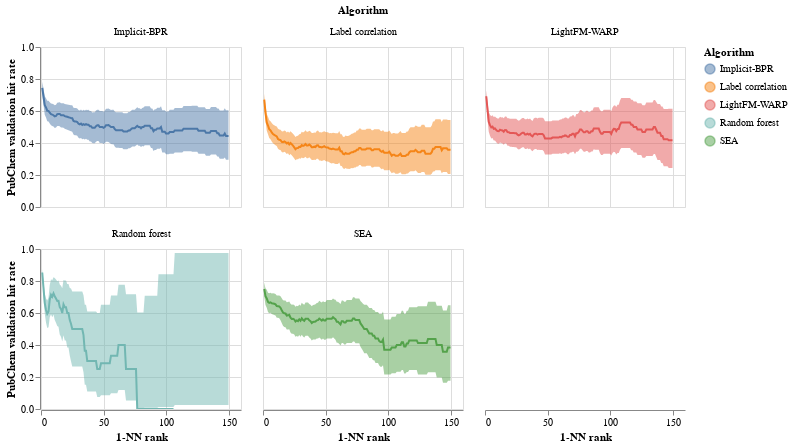

Notebook source saved alongside this figure:
### Code cell
line = alt.Chart(d).mark_line().encode(
    x='1-NN rank',
    y=alt.Y('Rate', title='PubChem validation hit rate'),
    color=alt.Color('Algorithm')
)

band = line.mark_area(opacity=0.5).encode(
    x='1-NN rank',
    y=alt.Y('Low'),
    y2='High'
)

(band + line).properties(height=160, width=200).facet('Algorithm',columns=3).interactive()

### Figure 1 — Vega-Lite specification as saved in the notebook (floating-point values rounded to 4 significant figures; data arrays with more than 128 entries replaced by an {"elided": "..."} marker saying what was removed)
{"config": {"view": {"continuousWidth": 400, "continuousHeight": 300}}, "data": {"name": "data-56362cde6db50e436669beab6450df7e"}, "facet": {"type": "nominal", "field": "Algorithm"}, "spec": {"layer": [{"mark": {"type": "area", "opacity": 0.5}, "encoding": {"color": {"type": "nominal", "field": "Algorithm"}, "x": {"type": "quantitative", "field": "1-NN rank"}, "y": {"type": "quantitative", "field": "Low"}, "y2": {"field": "High"}}, "selection": {"selector007": {"type": "interval", "bind": "scales", "encodings": ["x", "y"]}}}, {"mark": "line", "encoding": {"color": {"type": "nominal", "field": "Algorithm"}, "x": {"type": "quantitative", "field": "1-NN rank"}, "y": {"type": "quantitative", "field": "Rate", "title": "PubChem validation hit rate"}}}], "height": 160, "width": 200}, "columns": 3, "$schema": "https://vega.github.io/schema/vega-lite/v4.8.1.json", "datasets": {"data-56362cde6db50e436669beab6450df7e": {"elided": "750 records"}}}
